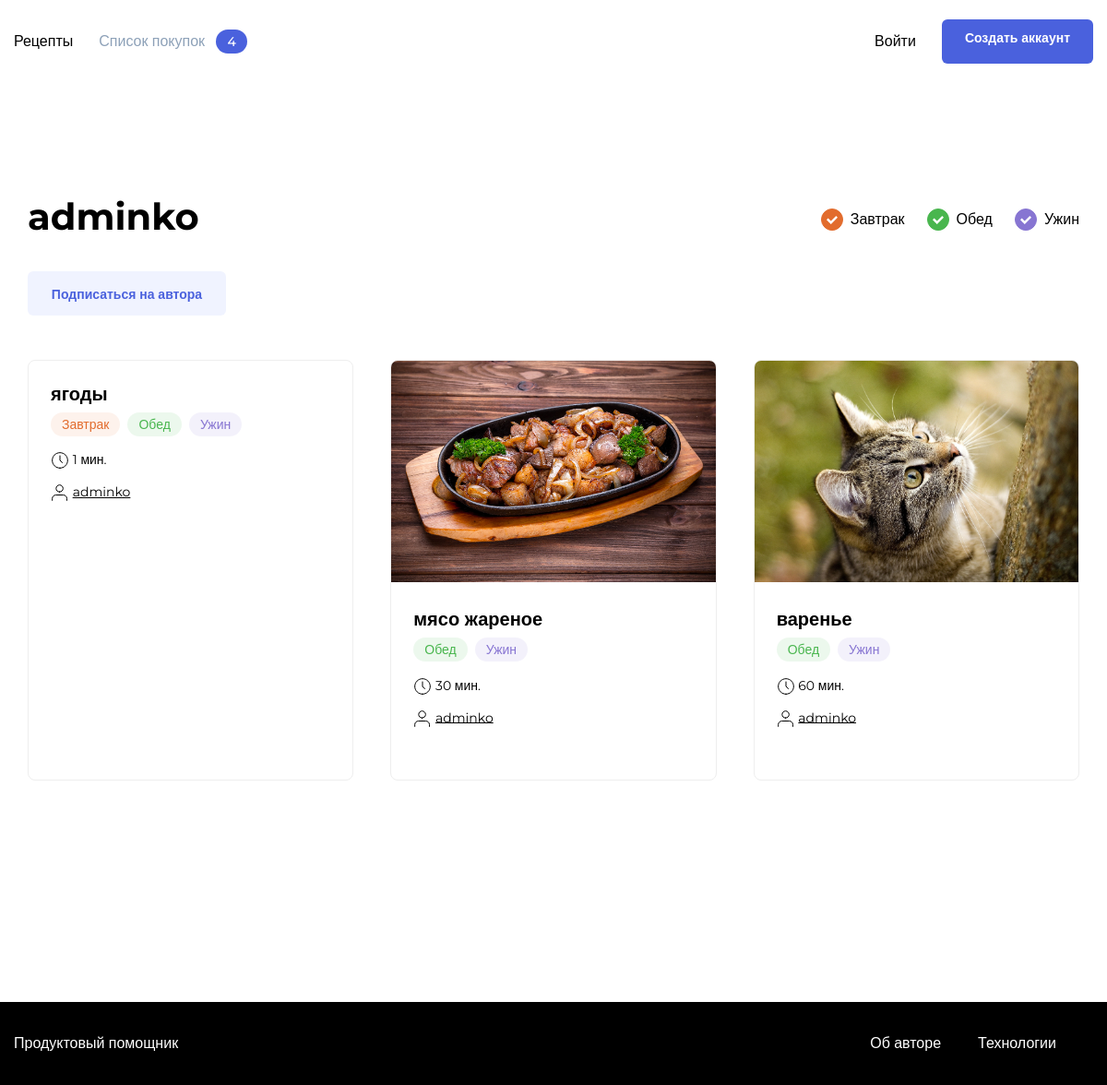
The page /adminko/ on the database its author committed.
### prod_h/models.py (models this page shows, shortened)
class Recipe(models.Model):
    author = models.ForeignKey(
        User,
        on_delete=models.CASCADE,
        related_name='recipes',
        verbose_name='автор рецепта',
    )
    name = models.CharField(
        max_length=100,
        verbose_name='Название рецепта',
        help_text='Максимальная длинна 100 символов',)
    image = models.ImageField(upload_to='prod_h/', blank=True, null=True)
    text = models.TextField(
        blank=True,
        verbose_name='Описание',
        help_text='Описание рецепта',)
    ingredients = models.ManyToManyField(
        ListOfIngridients,
        through='Amount',
        through_fields=('recipe', 'ingredient'),
        verbose_name='Игредиенты',
        help_text='Игредиенты',)
    tags = models.ManyToManyField(Teg, )
    time = models.IntegerField(verbose_name='Вермя приготовления')
    pub_date = models.DateTimeField("date published", auto_now_add=True)
    slug = models.SlugField(
        max_length=500,
        unique=True,
        blank=True,
    )
    class Meta:
        ordering = ["-pub_date"]

class Teg(models.Model):
    name = models.CharField(max_length=20)
    slug = models.SlugField(unique=True)
    color = models.CharField(
        max_length=20,
        verbose_name='Цвет тега',
        blank=True
    )

### prod_h/views.py (the view)
# urls.py: path('<str:username>/', views.authors_recipes, name='authors-recipes'),
def authors_recipes(request, username):
    author = get_object_or_404(User, username=username)
    user_recipe = author.recipes.all()
    paginator = Paginator(user_recipe, 6)
    page_number = request.GET.get('page')
    page = paginator.get_page(page_number)
    context = {
        'page': page,
        'paginator': paginator,
        'author': author,}
    return render(request, "authorRecipe.html", context=context)

### templates/authorRecipe.html (shortened to what this page needs)
{% extends "base.html" %}
{% load static %}
{% block static_css %}<link rel="stylesheet" href="{% static 'pages/index.css' %}">{% endblock %}
{%block content%}
    <main class="main container">
        <div class="main__header">
            <h1 class="main__title">{{author }}</h1>
            <ul class="tags">
                <li class="tags__item">
                    <a id="breakfast" class="tags__checkbox tags__checkbox_style_orange tags__checkbox_active" href="#"></a>
                    <span class="tags__label">Завтрак</span>
                </li>
                <li class="tags__item">
                    <a id="lunch" class="tags__checkbox tags__checkbox_style_green tags__checkbox_active" href="#"></a>
                    <span for="lunch" class="tags__label">Обед</span>
                </li>
                <li class="tags__item">
                    <a id="dinner" class="tags__checkbox tags__checkbox_style_purple tags__checkbox_active" href="#"></a>
                    <label for="dinner" class="tags__label">Ужин</label>
                </li>
            </ul>
        </div>
        <div class="author-subscribe" data-author="323">
            <p style="padding: 0 0 2em 0;"><button class="button button_style_light-blue button_size_subscribe" name="subscribe" data-out>Подписаться на автора</button></p>
        </div>
        <div class="card-list">
            {% for post in page %}
            {% include "includes/post_item.html" with post=post %}
            {% endfor %}
        </div>
    </main>
{%endblock%}

### templates/includes/post_item.html (shortened to what this page needs)
<div class="card" data-id="120">
      {% load thumbnail %}
      {% thumbnail post.image "364x240" crop="center" upscale=True as img %}
        <a href="{% url 'recipe_detail' post.id %}" class="link" target="_blank"><img src="{{ img.url }}" alt="{{ post.name }}" class="card__image"></a>
      {% endthumbnail %}
        <div class="card__body">
            <a class="card__title link" href="{% url 'recipe_detail' post.id %}" target="_blank">{{post.name}}</a>
            <ul class="card__items">
                {%include "includes/tag.html"%}
            </ul>
            <div class="card__items card__items_column">
                <p class="card__text"><span class="icon-time"></span> {{post.time}} мин.</p>
                <p class="card__text"><span class="icon-user"></span> <a href="{%url 'authors-recipes' username=post.author.username %}" style="color: black">{{post.author.username}}</a></p>
            </div>
        </div>
        <div class="card__footer">
        </div>
    </div>

### templates/includes/tag.html
{% for tag in post.tags.all %}
    {% if tag.name == 'breakfast' %}
        <li class="card__item"><span class="badge badge_style_orange">Завтрак</span></li>
    {% elif tag.name == 'lunch' %}
        <li class="card__item"><span class="badge badge_style_green">Обед</span></li>
    {% elif tag.name == 'dinner' %}
        <li class="card__item"><span class="badge badge_style_purple">Ужин</span></li>
    {% endif %}
{% endfor %}

### static/pages/index.css (style rules this page uses)
* { box-sizing: border-box; }
html, body { min-height: 100%; }

### static/blocks/body/body.css (style rules this page uses)
.body { display: flex; flex-direction: column; }

### static/blocks/container/container.css (style rules this page uses)
.container { max-width: 1200px; padding: 0 15px; margin: 0 auto; width: 100%; }

### static/blocks/link/link.css (style rules this page uses)
.link { text-decoration: none; transition: opacity 0.2s; }

### static/blocks/tags/tags.css (style rules this page uses)
.tags { display: flex; height: 100%; flex-direction: row; list-style: none; padding: 0; }

### static/blocks/tags/__item/tags__item.css (style rules this page uses)
.tags__item { display: flex; align-items: center; margin-right: 24px; }
.tags__item:last-child { margin-right: 0; }

### static/blocks/tags/__label/tags__label.css (style rules this page uses)
.tags__label { font-family: 'Montserrat', sans-serif; font-style: normal; font-weight: 500; font-size: 16px; line-height: 20px; color: #000000; cursor: default; }

### static/blocks/tags/__checkbox/tags__checkbox.css (style rules this page uses)
.tags__checkbox { position: relative; width: 24px; height: 24px; border-radius: 50%; color: #ddd; border: 1px solid currentColor; -webkit-appearance: none; outline: none; margin-right: 8px; cursor: pointer; }

### static/blocks/tags/__checkbox/_style/tags__checkbox_style_green.css (style rules this page uses)
.tags__checkbox_style_green { color: #49B64E; }

### static/blocks/tags/__checkbox/_style/tags__checkbox_style_orange.css (style rules this page uses)
.tags__checkbox_style_orange { color: #E26C2D; }

### static/blocks/tags/__checkbox/_style/tags__checkbox_style_purple.css (style rules this page uses)
.tags__checkbox_style_purple { color: #8775D2; }

### static/blocks/tags/__checkbox/_active/tags__checkbox_active.css (style rules this page uses)
.tags__checkbox_active { background: currentColor; }
.tags__checkbox_active:before { content: ''; position: absolute; background: url("../../../../images/yes.svg"); width: 12px; height: 9px; top: 7px; left: 5px; }

### static/blocks/button/button.css (style rules this page uses)
.button { font-family: 'Montserrat', sans-serif; font-style: normal; font-weight: 600; font-size: 14px; background: none; border-radius: 6px; padding: 12px 24px; height: 48px; line-height: 1; text-decoration: none; border: 1px solid transparent; transition: background 0.2s; outline: none; user-select: none; cursor: pointer; width: max-content; }

### static/blocks/button/_style/button_style_light-blue.css (style rules this page uses)
.button_style_light-blue { background: #F0F3FF; color: #4A61DD; }

### static/blocks/button/size/button_size_subscribe.css (style rules this page uses)
.button_size_subscribe { padding: 17px 18px; width: 215px; }

### static/blocks/main/main.css (style rules this page uses)
.main { padding-top: 60px; padding-bottom: 80px; flex: 1 0 auto; min-height: calc(100vh - 180px); }

### static/blocks/main/__header/main__header.css (style rules this page uses)
.main__header { display: flex; justify-content: space-between; margin-bottom: 28px; }

### static/blocks/main/__title/main__title.css (style rules this page uses)
.main__title { font-family: 'Montserrat', sans-serif; font-style: normal; font-weight: bold; font-size: 40px; line-height: 49px; color: #000000; padding: 0; margin: 0; }

### static/blocks/card-list/card-list.css (style rules this page uses)
.card-list { display: grid; grid-template-columns: repeat(3, 1fr); grid-template-rows: auto; grid-gap: 40px; margin-bottom: 52px; }

### static/blocks/card/card.css (style rules this page uses)
.card { display: flex; flex-direction: column; max-width: 363px; border: 1px solid #EEEEEE; box-sizing: border-box; border-radius: 8px; overflow: hidden; }

### static/blocks/card/__image/card__image.css (style rules this page uses)
.card__image { height: 240px; width: 100%; object-fit: cover; }

### static/blocks/card/__item/card__item.css (style rules this page uses)
.card__item { margin-right: 8px; }

### static/blocks/card/__title/card__title.css (style rules this page uses)
.card__title { font-family: 'Montserrat', sans-serif; font-style: normal; font-weight: bold; font-size: 20px; line-height: 24px; color: #000000; margin: 0 0 12px; padding: 0; display: block; }

### static/blocks/card/__items/card__items.css (style rules this page uses)
.card__items { display: flex; flex-direction: row; list-style: none; padding: 0; margin: 0 0 20px; }
.card__items:last-child { margin-bottom: 0; }

### static/blocks/card/__items/_column/card__items_column.css (style rules this page uses)
.card__items_column { flex-direction: column; }

### static/blocks/card/__body/card__body.css (style rules this page uses)
.card__body { padding: 24px 24px 12px; flex: 1 0 auto; }

### static/blocks/card/__text/card__text.css (style rules this page uses)
.card__text { font-family: 'Montserrat', sans-serif; font-style: normal; font-weight: normal; font-size: 14px; line-height: 17px; color: #000000; margin: 0 0 15px; padding: 0; }
.card__text:last-child { margin-bottom: 0; }

### static/blocks/card/__footer/card__foter.css (style rules this page uses)
.card__footer { display: flex; justify-content: space-between; align-items: center; padding: 12px 24px 32px; flex: 0 0 auto; }

### static/blocks/badge/badge.css (style rules this page uses)
.badge { color: #fff; background: #ddd; border-radius: 24px; padding: 4px 12px; font-style: normal; font-weight: 500; font-size: 14px; line-height: 17px; font-family: 'Montserrat', sans-serif; }

### static/blocks/badge/_style/badge_style_green.css (style rules this page uses)
.badge_style_green { background: rgba(73, 182, 78, 0.1); color: #49B64E; }

### static/blocks/badge/_style/badge_style_orange.css (style rules this page uses)
.badge_style_orange { background: rgba(234, 146, 99, 0.12); color: #E26C2D; }

### static/blocks/badge/_style/badge_style_purple.css (style rules this page uses)
.badge_style_purple { background: rgba(135, 117, 210, 0.1); color: #8775D2; }

### rows shown on the page
Recipe: name "ягоды", time "1", author.username "adminko"
Teg: name "Завтрак"
Teg: name "Обед"
Teg: name "Ужин"
Recipe: shows a picture, name "мясо жареное", time "30", author.username "adminko"
Recipe: shows a picture, name "варенье", time "60", author.username "adminko"

### other values the page prints
{{ author }} "adminko"
